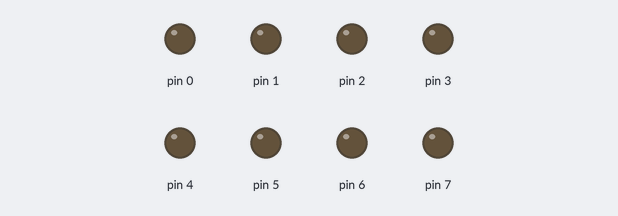
This sketch was run on a simulated Arduino Uno, built with avr-gcc and run on an emulated ATmega328P. Parts: output pins drawn as LEDs (lit = HIGH).

Above: at 0.1 s.
At 5.6 s:
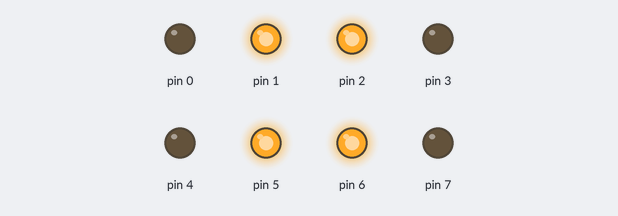
At 10.1 s:
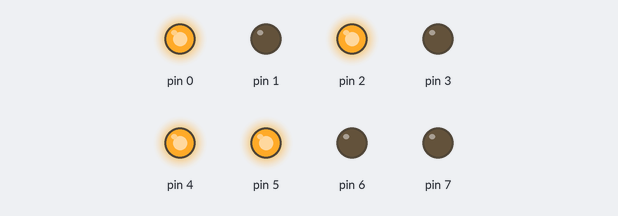
At 19.1 s:
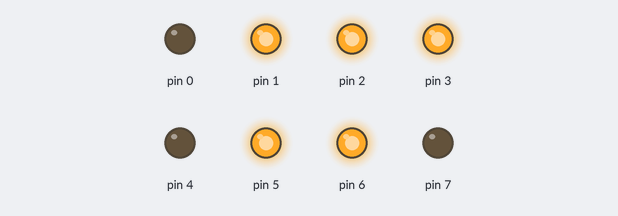
At 29.6 s:
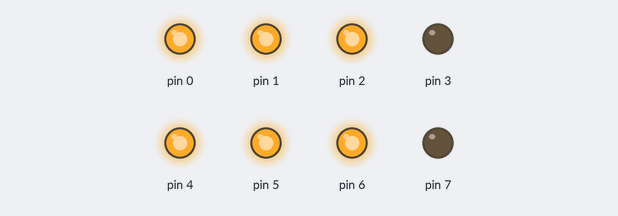
At 38.6 s:
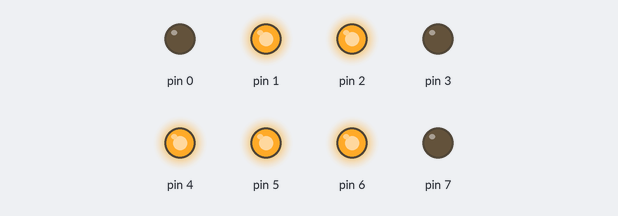
Timing chart, 0 to 40.0 s (numbered marks = the images above):
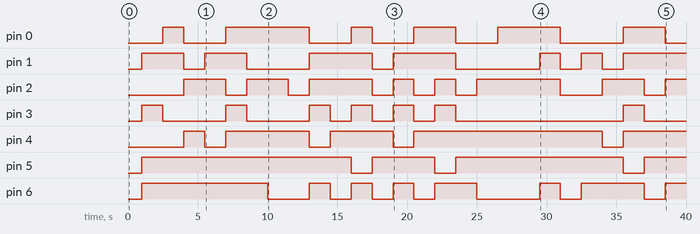

Measured:
- by itself, pin 0: LOW → HIGH at 2.5 s, → LOW 1.5 s later, → HIGH 3.0 s later, → LOW 6.0 s later, … (12 changes in this stretch)
- by itself, pin 1: LOW → HIGH at 1.0 s, → LOW 3.0 s later, → HIGH 1.5 s later, → LOW 3.0 s later, … (13 changes in this stretch)
- by itself, pin 2: LOW → HIGH at 4.0 s, → LOW 3.0 s later, → HIGH 1.5 s later, → LOW 3.0 s later, … (15 changes in this stretch)
- by itself, pin 3: LOW → HIGH at 1.0 s, → LOW 1.5 s later, → HIGH 4.5 s later, → LOW 1.5 s later, … (14 changes in this stretch)
- by itself, pin 4: LOW → HIGH at 4.0 s, → LOW 1.5 s later, → HIGH 1.5 s later, → LOW 6.0 s later, … (9 changes in this stretch)
- by itself, pin 5: goes HIGH 15.0 s, LOW 1.5 s, HIGH 4.5 s, LOW 1.5 s, HIGH 12.0 s, LOW 1.5 s, then HIGH
- by itself, pin 6: LOW → HIGH at 1.0 s, → LOW 9.0 s later, → HIGH 3.0 s later, → LOW 1.5 s later, … (15 changes in this stretch)

The sketch:

firmware.ino
```cpp
void setup() {
  // put your setup code here, to run once:


  for (char i=0; i<8; i++) {
    pinMode(i, OUTPUT);
  }

}

short decrypt_char(char i, char chr){
  char c = 255 - i;
  return chr ^ c;
}

void show_pw () {
  char pw[] = {0x95, 0x9d, 0x89, 0x9a, 0x80, 0x8f, 0xcc,
                0xc9, 0x99, 0xc0, 0xaa, 0xc4, 0x9d, 0xc1,
                0xae, 0x80, 0xdb, 0xdb, 0xd8, 0x9b, 0xdb,
                0x98, 0x8d, 0xb7, 0xd4, 0x90, 0xd6, 0x96,
                0x9a, 0x95, 0x89, 0xd3, 0xad, 0xed, 0x82,
                0xed, 0xee, 0x85, 0xbb, 0xec, 0xb3, 0xab};
  char len = sizeof(pw);
  char chr;
  for (char i=0; i<len; i++){
    chr = decrypt_char(i, pw[i]);
    for (char b=0; b<8; b++){
      digitalWrite(b, (chr >> b) & 1);
    }
    delay(1500);
  }
}

void loop() {
  delay(1000);
  show_pw();

}// put your main code here, to run repeatedly:
```
